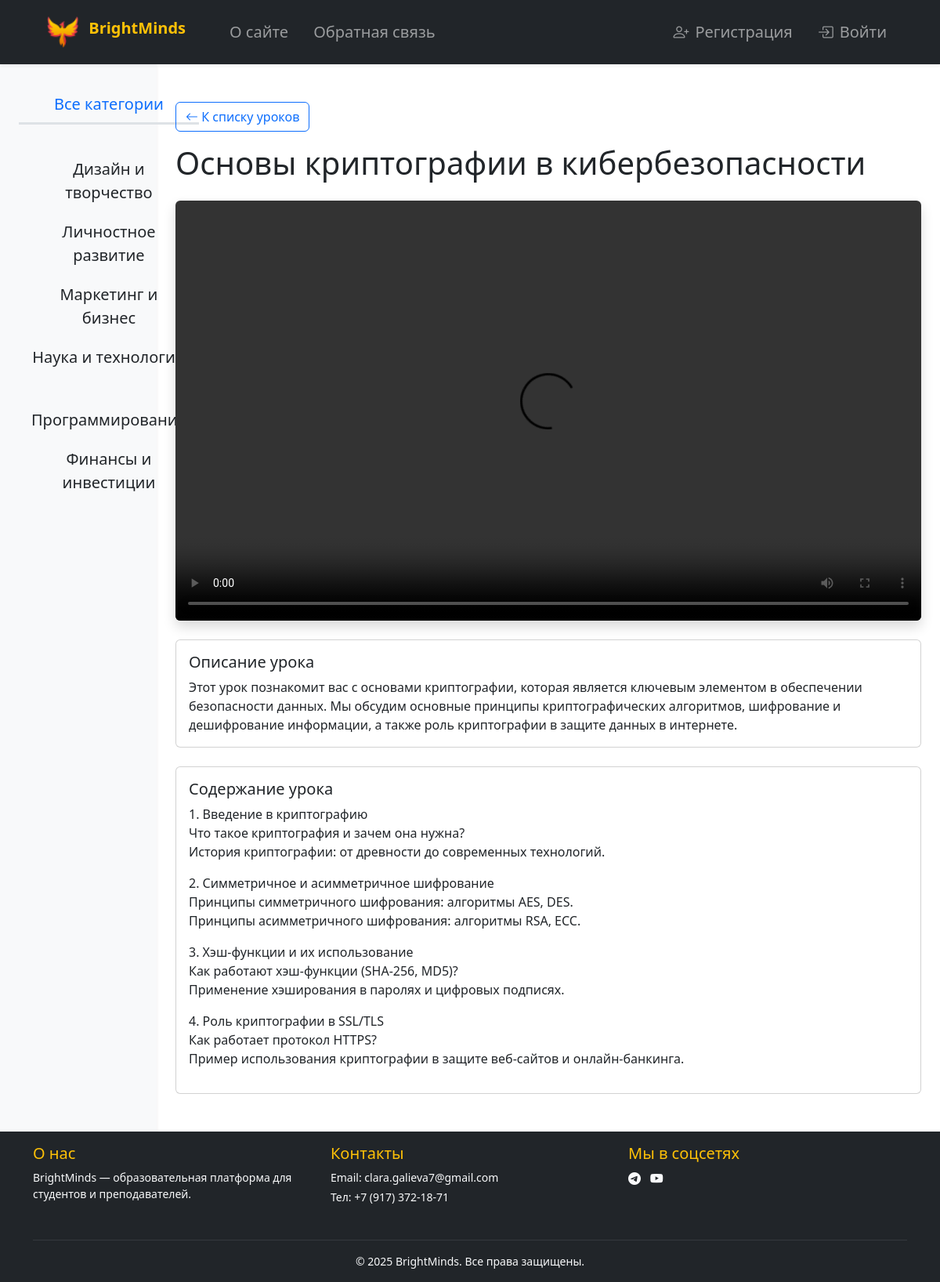
/lesson/osnovy-kriptographii-v-kiberbezopastnosti, run on the app's committed database.
### bmCourses/models.py (models this page shows, shortened)
class Category(models.Model):
    name = models.CharField(max_length=100, db_index=True, verbose_name='Название')
    slug = models.SlugField(max_length=255, unique=True, db_index=True, verbose_name='URL')
    def get_absolute_url(self):
        return reverse('category', kwargs={'cat_slug': self.slug})
    class Meta:
        verbose_name = 'Категория'
        verbose_name_plural = 'Категории'
        ordering = ['id']

class Lesson(models.Model):
    name = models.CharField(max_length=100, verbose_name='Название')
    slug = models.SlugField(max_length=255, unique=True, db_index=True, verbose_name='URL')
    description = models.TextField(blank=True, verbose_name='Описание')
    content = models.TextField(blank=True, verbose_name='Контент')
    video = models.FileField(upload_to="[videos/%Y/%m/%d]", verbose_name='Видео', null=True, validators=[FileExtensionValidator(allowed_extensions=['MOV','avi','mp4','webm','mkv'])])
    time_create = models.DateTimeField(auto_now_add=True, verbose_name='Время создания')
    time_update = models.DateTimeField(auto_now=True, verbose_name='Время изменения')
    is_published = models.BooleanField(default=True, verbose_name='Публикация')
    course = models.ForeignKey('Course', on_delete=models.PROTECT, verbose_name='Курс')
    def __str__(self):
        return self.name
    class Meta:
        verbose_name = 'Урок'
        verbose_name_plural = 'Уроки'
        ordering = ['id']

### bmCourses/views/lessons/views.py (the view)
# urls.py: path('lesson/<slug:lesson_slug>', ShowLesson.as_view(), name='lesson'),
class ShowLesson(DataMixin, DetailView):
    model = Lesson
    template_name = 'bmCourses/lessons/lesson.html'
    slug_url_kwarg = 'lesson_slug'
    context_object_name = 'lesson'
    def get_context_data(self, *, object_list=None, **kwargs):
        context = super().get_context_data(**kwargs)
        c_def = self.get_user_context(title=context['lesson'], course=Course.objects.get(pk=context['lesson'].course_id))
        return context | c_def

### bmCourses/models.py (called while the page is built)
    def get_absolute_url(self):
        return reverse('course', kwargs={'course_slug': self.slug})

### bmCourses/utils.py (called while the page is built)
    def get_user_context(self, **kwargs):
        context = kwargs
        cats = cache.get('cats')
        if not cats:
            cats = Category.objects.all().annotate(total=Count('course', filter=Q(course__is_published=True))).filter(total__gt=0)
            cache.set('cats', cats, 60)
        user_menu = menu.copy()
        if not self.request.user.is_authenticated:
            user_menu.pop(1)
        context['menu'] = user_menu
        context['cats'] = cats
        if 'cat_selected' not in context:
            context['cat_selected'] = 0
        return context

### bmCourses/templates/bmCourses/lessons/lesson.html (shortened to what this page needs)
{% extends 'bmCourses/base/base.html' %}
{% block content %}
<div class="container">
    <a href="{{course.get_absolute_url}}" class="btn btn-outline-primary mb-3">
        <i class="bi bi-arrow-left"></i> К списку уроков
    </a>
    <h1 class="mb-4">{{lesson.name}}</h1>
    {% if lesson.video %}
    <div class="ratio ratio-16x9 mb-4">
        <video controls class="rounded shadow">
            <source src="{{lesson.video.url}}" type="video/mp4">
        </video>
    </div>
    {% endif %}
    {% if lesson.description %}
    <div class="card mb-4">
        <div class="card-body">
            <h2 class="card-title h5">Описание урока</h2>
            <p class="card-text">{{lesson.description}}</p>
        </div>
    </div>
    {% endif %}
    <div class="card">
        <div class="card-body">
            <h2 class="card-title h5">Содержание урока</h2>
            <div class="lesson-content">
                {{lesson.content|linebreaks}}
            </div>
        </div>
    </div>
</div>
{% endblock %}

### bmCourses/templates/bmCourses/base/sidebar.html
<aside class="col-md-3 col-lg-2 bg-light sidebar text-center p-4 shadow-sm">
    <ul class="nav flex-column fs-5">
        {% if cat_selected == 0 %}
        <li class="nav-item selected mt-1">
            <span class="nav-link active text-primary border-bottom border-3">Все категории</span>
        </li>
        {% else %}
        <li class="nav-item mt-1">
            <a class="nav-link text-dark" href="{% url 'home' %}">Все категории</a>
        </li>
        {% endif %}
        {% for c in cats %}
        {% if c.id == cat_selected %}
        <li class="nav-item selected mt-1">
            <span class="nav-link active text-primary border-bottom border-3">{{ c.name }}</span>
        </li>
        {% else %}
        <li class="nav-item mt-1">
            <a class="nav-link text-dark" href="{{ c.get_absolute_url }}">{{ c.name }}</a>
        </li>
        {% endif %}
        {% endfor %}
    </ul>
</aside>

### bmCourses/static/bmCourses/css/styles.css (style rules this page uses)
html, body { height: 100%; }

### data on the page
Category: name "Дизайн и творчество"
Category: name "Личностное развитие"
Category: name "Маркетинг и бизнес"
Category: name "Наука и технологии"
Category: name "Программирование"
Category: name "Финансы и инвестиции"
Lesson: name "Основы криптографии в кибербезопасности", description "Этот урок познакомит вас с основами криптографии, которая является ключевым элементом в обеспечении безопасности данных. Мы обсудим основные принципы криптографических алгоритмов, шифрование и дешифрование информации, а также роль криптографии в защите данных в интернете.", content "1. Введение в криптографию Что такое криптография и зачем она нужна? История криптографии: от древности до современных технологий. 2. Симметричное и асимметричное шифрование Принципы симметричного шифрования: алгоритмы AES, DES. Принципы асимметричного шифрования: алгоритмы RSA, ECC. 3. Хэш-функции и их использование Как работают хэш-функции (SHA-256, MD5)? Применение хэширования в паролях и цифровых подписях. 4. Роль криптографии в SSL/TLS Как работает протокол HTTPS? Пример использования криптографии в защите веб-сайтов и онлайн-банкинга."

### other printed values
{{ m.title }} "О сайте" "Обратная связь"
